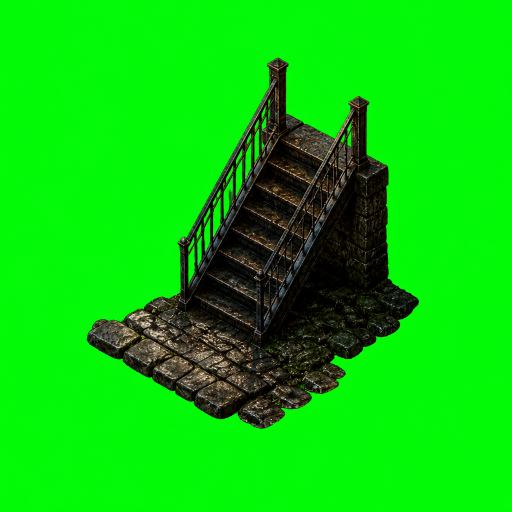
#> input picture ArtSource/Generated/CityDistrict/V2/Riverside/city_iron_stairs_solo_v02.png, 1024 x 1024 px (shown at 1/2 size)
$ python composite_sable_lot_density.py --src ../Generated/CityDistrict/V2/Riverside/city_iron_stairs_solo_v02.png --dest out.png
#> lines starting #> are read from the running program, lines starting #| are printed output that depends on the picture; after the words box and inside, x2 and y2 are one past the last pixel; in counts of white or black regions, pixels touching at a corner belong together
### ArtSource/Processing/install_sable_lot_masters.py
#!/usr/bin/env python3
"""Seat Sable Row lot masters on the BG:EE camera, measuring before installing.

An Infinity Engine area is painted through *one* orthographic camera: elevation
asin(0.75), azimuth 45, both ground axes on screen at +-36.87 degrees, and a
uniform texture scale everywhere on the map. A building is larger than its
neighbour because it has more storeys, not because a fit heuristic landed
differently, and it is registered by where it touches the ground.

So this installer holds three rules:

1. **One scale for the district.** Every master's footprint is scaled to span
   `LOT_FRONTAGE_UNITS` world units. No per-lot fitting against neighbouring
   pixels.
2. **Ground registration.** The master's footprint sits on the lot's
   `groundPoint` from the bake -- the camera-near tip of its diamond -- not on
   a colour-scanned roof eave.
3. **Measure first.** Every master is graded by `qa_plate_projection` and by
   art density before it is seated, and a proof card is written per lot.

The v01 near wall is copied back through on harborVoss only, so the stoop and
Harbor Street kerb cannot move. Other lots take the new street frontage.

    python3 ArtSource/Processing/install_sable_lot_masters.py
    python3 ArtSource/Processing/install_sable_lot_masters.py --no-strict

Camera, density and spill gates are fatal by default. `--no-strict` makes them
advisory (debug only). Off-lock art cannot reach Resources/ again.
"""

from __future__ import annotations

import argparse
import hashlib
import json
import shutil
import sys
import tempfile
from pathlib import Path

import numpy as np
from PIL import Image
from scipy import ndimage

sys.path.insert(0, str(Path(__file__).resolve().parent))
import qa_plate_projection as proj
from fill_sable_lot_roofs import (
    GEN, PROPS, ORIG, OPAQUE, PX, WORLD_H, HALF_W, HALF_H, block_centre,
    HEROES, STRIPS, diamond_fields, split_blobs, rebuild_flatten,
)
from generate_city_grounds_world_scale_v05 import flatten_interior_alpha
from install_sable_unified_blocks import opaque_bbox
from qa_plate_density import FLOOR_PX_PER_UNIT

MASTERS = GEN / "LotMasters"
MANIFEST = MASTERS / "masters.json"
QA_DIR = MASTERS / "QA"

# One district scale, stated in world units of block frontage.
#
# The buildable pad is 2*HALF_W = 1168 units wide. Bake crops are now the
# diamond AABB (plus door overhang), so a pad-filling building fits. Heroes
# share that full-pad frontage; strips still use each crop's worldSize.w
# because the plate clips them.
LOT_FRONTAGE_UNITS = 2.0 * HALF_W  # 1168.0


# [10 lines left out: function frontage_units, not called in this run]

# Grade against the BG:EE target, tighter than qa_plate_projection's shared 4.0
# default but looser than the 2.0 this started at.
#
# 2.0 was set from the five on-lock districts, which land 1.00-1.27. Those are
# *ground* plates: a cobble lattice is a far easier subject to hold on-axis than
# pitched-roof architecture. Six independently generated Sable building masters
# all landed in 34.40-35.07 (worst 2.01-2.47) -- that convergence is a
# systematic generator prior, not variance, so 2.0 refuses the whole set and
# another round would land in the same band.
#
# 2.47 is the worst of the current set, so 2.75 is that band plus margin. What
# it costs: 2.2 deg is ~89 px of drift across a 1525 px lot, about a quarter of
# a body height, and still tighter than the office ships at today (3.85).
CAMERA_TOLERANCE_DEG = 2.75
# Plate-edge strips are clipped by the frame; their seated crops often lack
# enough ±0.75 ground lattice for a reliable tensor read (masters can still
# grade). Waive the camera gate on every edge_* lot; the flatten grade covers
# the district. Tip frontage is kept for the density waiver.
TIP_FRONTAGE_WU = 500.0

# Fraction of a seated building allowed to fall outside its lot diamond.
#
# This is a second, independent read on the camera. A footprint painted on the
# BG:EE camera is a diamond of the pad's own proportions (half-width/half-depth
# = 584/438 = 1.333), so seating its near corner on the pad's near corner fits
# it inside by construction -- spill goes to ~0. A footprint painted flatter
# has a wide, shallow base whose ends hang outside a pad that narrows to a
# point, and spill rises with the error. So ADVISORY is what on-lock art
# achieves, and FATAL is reserved for a genuine placement bug.
#
# Strip lots are the exception: they are clipped by the plate AABB, which is
# the diamond's bounding box. The four AABB corners sit outside the diamond by
# construction, and an edge building that is cut by the frame *must* occupy
# those corners or it reads as a finished standalone when composited. Spill
# against the diamond is therefore expected (~20-50%) and is not a placement
# bug. `seat` uses the crop as the pad for STRIPS.
SPILL_ADVISORY = 0.02
# Finished-block paints fill the diamond AABB; the four AABB corners sit
# outside the diamond, so a pad-filling hero reads ~25-40% spill against
# the pad even when the street wall is right. 0.35 refused those. Doors
# now sit on that wall, so this is no longer a stoop-overhang proxy.
SPILL_FATAL = 0.45

# Minimum real resolution, as mean RGB lost by a half-scale round trip of the
# *trimmed* paint. (Measure the trimmed building, not the canvas -- a big black
# background deflates the score and hides the problem.)
#
# `px/unit` below measures the canvas, so packing a small paint onto a big
# canvas passes it while adding no detail -- the same trap
# `composite_city_ground_density_v04.assert_not_naked_upscale` guards ground
# plates against. All six V5 masters report an identical 2.57 px/unit because
# they were all packed to the same canvas; their real detail ranges 0.64-1.40.
#
# Calibration, all trimmed the same way:
#
#   office suite plate (native, shipped)   2.27
#   harborWest / upperEast / southWest     1.40 / 1.33 / 1.33
#   harborVoss                             1.18
#   flat-shaded geometric jig              1.16   <-- the bar
#   southEast                              0.69
#   upperWest                              0.64
#
# The jig is the bar: a *painted* master that carries less fine detail than the
# graybox it was painted from has had resolution removed, whatever canvas it
# arrives on. 1.10 sits just under the jig so a master need only match it.
DETAIL_FLOOR = 1.10

# ---------------------------------------------------------------------------
# Door registration
# ---------------------------------------------------------------------------
# The runtime pins door-leaf sprites to fixed world points and expects a painted
# doorway underneath each one. Replacing a lot's art moves the painted doorway
# and leaves the leaf standing in the street, and nothing was checking it:
# `qa_city_door_registration.py` models districts as separately-drawn facade
# sprites, but Sable bakes its buildings into lot crops, so that script never
# looks at them. Four leaves shipped floating before this gate existed.
#
# Anchors come from `city_layout.json`, which `CityLayoutDumpTests` writes
# straight out of `CityDistrictCatalog`, so they cannot drift from the runtime.
DOOR_DUMP = GEN.parent / "city_layout.json"
DOOR_PROBE_PX = 18
DOOR_MIN_COVER = 0.50
# Largest share of the probe window allowed to sit within +-6 of one colour.
#
# Alpha coverage alone is satisfiable by drawing a rectangle at the anchor, and
# that is what happened: `stamp_sable_lot_doors.py` made this gate read 7/7 by
# stamping flat slabs over the painted terraces.
#
# An edge-detail probe does NOT separate them -- a stamp's outline against its
# surroundings carries *more* edge energy than painted brick, so the stamps
# measured 7.6-11.2 against clean art at 0.1-10.1. Uniformity does separate
# them, because a procedural fill is one colour and paint never is:
#
#   stamped  87% 85% 85% 87%   (clean stamps)  48% 39%  (stamps over real art)
#   clean     0%  0% 18% 44%   0% 35%
#
# 0.60 sits in that gap. Known limit: a stamp blended into existing paint
# (gatehouse at 48%) still passes, so this catches the obvious case, not every
# case. The real defence is the manifest sha256 -- modifying a master after
# `composite_sable_lot_density.py` changes its digest and forces a conscious
# manifest edit.
DOOR_MAX_FLATNESS = 0.60

# Default clip: the pad. Lots with door leaves out on the pavement widen it via
# `clip_metric`, so a painted stoop survives seating.
PAD_CLIP = 1.02


# One leaf, one lot. Crop AABBs overlap, so a pavement probe on southEast
# used to claim harborVoss's garage and refuse a lot that does not own it.
LOT_DOORS = {
    "harborWest": ("city_door_tenement", "city_door_shop"),
    "harborVoss": (
        "city_door_gatehouse",
        "city_door_voss_stoop",
        "city_door_voss_stoop_garage",
    ),
    "upperWest": ("city_door_storefront",),
    "upperEast": ("city_door_rowhouse",),
}


# [72 lines left out: functions door_anchors, clip_metric, doors_landed, not called in this run]


def detail_score(im: Image.Image) -> float:
    """Real resolution of the paint, independent of the canvas it sits on."""
    rgb = im.convert("RGB")
    if max(rgb.size) > 3000:
        rgb = rgb.resize((rgb.width // 3, rgb.height // 3), Image.Resampling.LANCZOS)
    half = (max(8, rgb.width // 2), max(8, rgb.height // 2))
    back = rgb.resize(half, Image.Resampling.LANCZOS).resize(rgb.size, Image.Resampling.LANCZOS)
    return float(np.abs(
        np.asarray(rgb, np.float32) - np.asarray(back, np.float32)
    ).mean())


def key_background(im: Image.Image, lum_floor: int = 18) -> Image.Image:
    """Clear only the dark field *connected to the border*.

    A global `luma < 16` cut keys out black slate and shadowed brick inside the
    silhouette, which punches holes in the building itself. Night plates are
    mostly dark; only the surround is background.
    """
#> called with lum_floor = 18
    arr = np.array(im.convert("RGBA"))
    dark = arr[:, :, :3].max(axis=2) < lum_floor
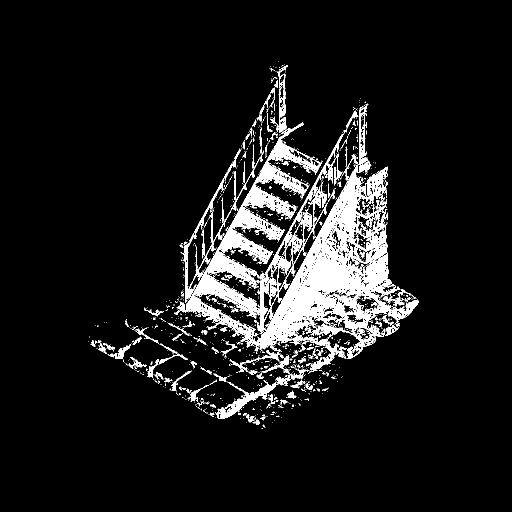
#> dark: shape (1024, 1024) bool (shown at 1/2 size); 8.9% white; 1451 white regions (1300 under 20 px), largest, box (x1, y1, x2, y2) and area: (353, 245, 838, 838) 71015, (361, 297, 528, 600) 3062, (684, 207, 737, 361) 1216
    lab, n = ndimage.label(dark)
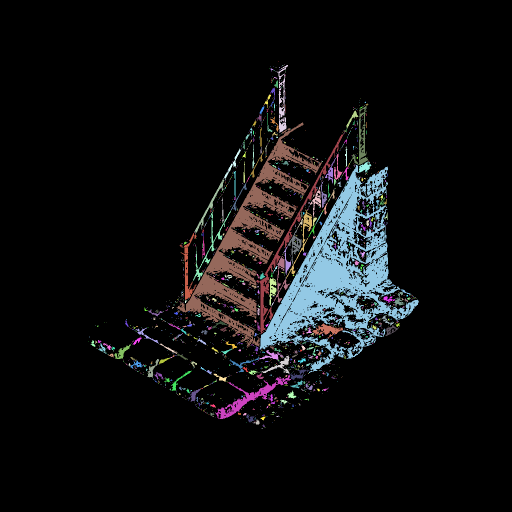
#> lab: shape (1024, 1024) int32 (shown at 1/2 size); 2381 distinct labels, from 0 to 2380; one colour per label, 0 black
#> n = 2380
    if n == 0:
        return Image.fromarray(arr)
    edge = np.concatenate([lab[0, :], lab[-1, :], lab[:, 0], lab[:, -1]])
#> edge = 4096 values from 0 to 0
    ids = np.unique(edge)
#> ids = [0]
    ids = ids[ids != 0]
#> ids = empty array
    if ids.size:
        arr[np.isin(lab, ids), 3] = 0
    return Image.fromarray(arr)


# [363 lines left out: functions load_master, paste_origin, seat, lock_mask, restore_v01, grade_seated and 1 more, not called in this run]


# [2 lines that do not run on import are left out]

### ArtSource/Processing/generate_city_grounds_world_scale_v05.py
#!/usr/bin/env python3
"""Paint Act I city grounds at Infinity Engine outdoor-area scale.

World bounds grow by adding authored street (4096×2304 world units, ~58
adults across). Grounds are painted at plate resolution on the Baldur's
Gate: EE camera — sett / flag / drain joints sit on slopes ±0.75 — not a
Lanczos or procedural overlay of a smaller master.

Does not run `process_city_districts_v02.main()`. Does not touch the office.

    python3 ArtSource/Processing/generate_city_grounds_world_scale_v05.py
    python3 ArtSource/Processing/generate_city_grounds_world_scale_v05.py sable_row
"""

from __future__ import annotations

import argparse
import os
import sys
from pathlib import Path

import numpy as np
from PIL import Image, ImageFilter

sys.path.insert(0, str(Path(__file__).resolve().parent))
import ie_projection as ie
import qa_plate_projection as qa

ROOT = Path(__file__).resolve().parents[2]
GEN = ROOT / "ArtSource" / "Generated" / "CityDistrict" / "V2"
AREAS = ROOT / "RainShadow Shared" / "Resources" / "Art" / "Areas" / "CityDistrict" / "V2"
MAPS = ROOT / "RainShadow Shared" / "Resources" / "Art" / "UI" / "Map"

# Authored play space. 4096/70.3125 ≈ 58.3 adults — mid IE outdoor band.
# Both axes are exact SearchMap multiples (16×12).
WORLD_W = 4096.0
WORLD_H = 3072.0
# 2.00 art px / world unit: the density floor, and the largest 16:9 plate
# that stays inside a common 8192 GPU texture. Actor reference is 2.84;
# a 2.84 plate at this world size would be 11636 px and would not load on
# A11–A13 devices. Stonework is painted here, not upscaled.
PLATE_W = 8192
PLATE_H = 6144
PX_PER_UNIT = PLATE_W / WORLD_W

SLOPE = ie.BGEE.ground_slope  # 0.75
# 0.12 m granite sett and 0.50 m pavement flag at 1.75 m / 70.3125 u.
METRE = 70.3125 / 1.75
SETT_WORLD = 0.12 * METRE
FLAG_WORLD = 0.50 * METRE
SETT_PX = SETT_WORLD * PX_PER_UNIT
FLAG_PX = FLAG_WORLD * PX_PER_UNIT
# Painted V4 masters already carry wet cobble + iso sidewalks. We tile them
# to the new plate (same 2.00 px/unit) instead of drawing a 192-unit black
# diamond overlay — that overlay locked the camera but read as CAD wireframe
# and showed through the mid-alpha building sprites.
V4_ROOT = ROOT / "ArtSource" / "Generated" / "BGEEProjectionCandidates"
JOINT = 0.16
# Soft sett reinforcement only. Civic needs more; the others ride the V4 lock.
AMOUNT = 0.10
AMOUNT_CIVIC = 0.22
COURSE_WORLD = 40.0  # ~1.0 m flag rows
COURSE_PX = COURSE_WORLD * PX_PER_UNIT
COURSE_HALF_PX = 18.0
COURSE_DARK = 0.16
CITY_TOLERANCE_DEG = 1.5
MAP_SIZE = (1847, 1040)
AGENT_RADIUS = 16.0

# Screen-axis streets in world units. Widths 8.0–9.0 m (7–10 m band).
STREETS_X = ((80.0, 400.0), (1880.0, 2240.0), (3680.0, 4016.0))
STREETS_Y = ((80.0, 400.0), (1060.0, 1380.0), (1900.0, 2224.0))

# Building pads. Streets stay open around them.
BLOCKS = {
    "sw": (420.0, 420.0, 1440.0, 620.0),
    "se": (2260.0, 420.0, 1400.0, 620.0),
    "nw": (420.0, 1400.0, 1440.0, 480.0),
    "ne": (2260.0, 1400.0, 1400.0, 480.0),
}

PALETTES = {
    "sable_row": dict(
        road=(46, 50, 56), pavement=(58, 58, 62), water=(18, 24, 30),
        stain=(36, 32, 30), lamp=(210, 150, 70),
    ),
    "wharf_ladder": dict(
        road=(40, 42, 44), pavement=(52, 50, 46), water=(16, 26, 34),
        stain=(48, 40, 30), lamp=(200, 140, 64),
    ),
    "riverside": dict(
        road=(42, 46, 50), pavement=(54, 56, 58), water=(14, 28, 38),
        stain=(30, 36, 40), lamp=(190, 148, 80),
    ),
    "harborpoint_pd": dict(
        road=(44, 44, 46), pavement=(56, 56, 54), water=(16, 22, 28),
        stain=(38, 36, 34), lamp=(186, 154, 88),
    ),
    "lila_street": dict(
        road=(48, 42, 44), pavement=(60, 52, 50), water=(18, 22, 28),
        stain=(42, 30, 30), lamp=(204, 132, 72),
    ),
    "civic_records": dict(
        road=(56, 56, 58), pavement=(72, 70, 68), water=(20, 24, 30),
        stain=(50, 48, 44), lamp=(196, 168, 110),
    ),
}

FOLDERS = {
    "sable_row": "SableRow",
    "wharf_ladder": "WharfLadder",
    "riverside": "Riverside",
    "harborpoint_pd": "HarborpointPD",
    "lila_street": "LilaStreet",
    "civic_records": "CivicRecords",
}


def _blur(arr: np.ndarray, radius: float) -> np.ndarray:
    im = Image.fromarray(np.clip(arr, 0, 255).astype(np.uint8), "L")
    return np.asarray(im.filter(ImageFilter.GaussianBlur(radius=radius)), dtype=np.float32)


# [258 lines left out: functions axis_uv, cell_field, stone_detail, drain_channels, iso_courses, load_v4 and 11 more, not called in this run]


PROPS = ROOT / "RainShadow Shared" / "Resources" / "Art" / "Props" / "CityDistrict" / "V2"


def flatten_interior_alpha(im: Image.Image, *, floor: int = 36) -> Image.Image:
    """Push painted pixels to opaque; keep only the sub-floor AA fringe.

    Several shipped facades store the brick face itself at ~130 alpha, so an
    erode-from-opaque-core cannot find an interior. Against a contrasting
    ground that reads as a glass building.
    """
#> called with floor = 24
    rgba = np.array(im.convert("RGBA"))
    alpha = rgba[:, :, 3]
#> alpha: shape (1024, 1024); every value is 255
    rgba[:, :, 3] = np.where(alpha > floor, 255, alpha)
    return Image.fromarray(rgba, "RGBA")


# [120 lines left out: functions flatten_city_sprites, hardlink_or_copy, install_one, report_nav, main, not called in this run]


# [2 lines that do not run on import are left out]

### ArtSource/Processing/pack_sable_lot_masters.py
#!/usr/bin/env python3
"""Seat a native-resolution lot painting onto the 2560 install canvas.

Never scale up. Packing a ~1024 paint to 1600 px with Lanczos made
`px/unit` report 2.57 while `detail_score` showed 0.64 — the canvas grew,
the art did not. If the generator returns less than TARGET_WIDTH px of
painted building, refuse and ask again.

    python3 ArtSource/Processing/pack_sable_lot_masters.py \
        --src Attempts/upperEast_a2.png --dest LotMasters/upperEast_master.png
"""

from __future__ import annotations

import argparse
import sys
from pathlib import Path

import numpy as np
from PIL import Image, ImageFilter
from scipy import ndimage

sys.path.insert(0, str(Path(__file__).resolve().parent))
from composite_city_ground_density_v04 import axis_uv, stone_detail
from install_sable_lot_masters import key_background
from generate_city_grounds_world_scale_v05 import flatten_interior_alpha
from install_sable_unified_blocks import opaque_bbox

ROOT = Path(__file__).resolve().parents[2]
CANVAS = 3200
# Derived floor: 1168 wu of full-pad frontage × 2.00 px/unit = 2336 px.
# Heroes seat at the full diamond; density compositing stamps to this width.
# Below this the generator has to be asked again or density-composited;
# Lanczos alone is not a substitute.
TARGET_WIDTH = 2336
GOLD_MAX_B = 140


def strip_gold(im: Image.Image) -> Image.Image:
    """Replace leftover seed-outline gold with a local brick/slate fill."""
    arr = np.array(im.convert("RGBA"))
    rgb = arr[:, :, :3].astype(np.int16)
    gold = (
        (rgb[:, :, 0] > 170)
        & (rgb[:, :, 1] > 120)
        & (rgb[:, :, 2] < GOLD_MAX_B)
        & (rgb[:, :, 0] > rgb[:, :, 2] + 40)
    )
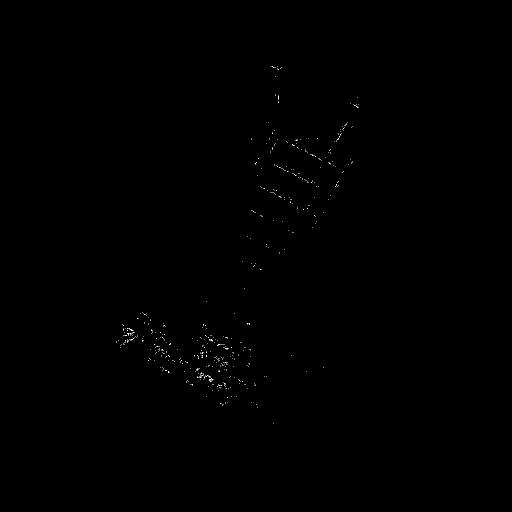
#> gold: shape (1024, 1024) bool (shown at 1/2 size); 0.08% white in thin lines or dots, all inside (x1, y1, x2, y2) = (233, 132, 717, 847)
    if not gold.any():
        return im
    dil = ndimage.binary_dilation(gold, iterations=1)
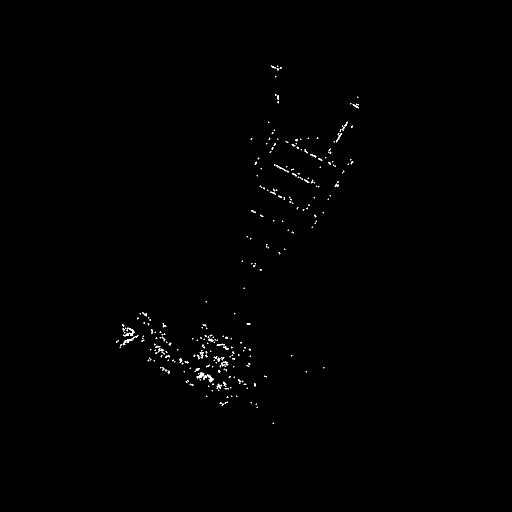
#> dil: shape (1024, 1024) bool (shown at 1/2 size); 0.33% white in thin lines or dots, all inside (x1, y1, x2, y2) = (232, 131, 718, 848)
    fill = arr.copy()
    for c in range(3):
        ch = arr[:, :, c].astype(np.float32)
        valid = ~dil
        # Neighbour mean via blur of non-gold.
        masked = np.where(valid, ch, 0.0)
        weight = valid.astype(np.float32)
        k = ImageFilter.GaussianBlur(radius=2.5)
        num = np.asarray(Image.fromarray(masked.astype(np.uint8)).filter(k), dtype=np.float32)
        den = np.asarray(Image.fromarray((weight * 255).astype(np.uint8)).filter(k), dtype=np.float32)
        den = np.maximum(den / 255.0, 1e-3)
        fill[:, :, c] = np.clip(num / den, 0, 255)
#> this loop made 3 passes
#> pass 1, in strip_gold, `ch = arr[:, :, c].astype(np.float32)`:
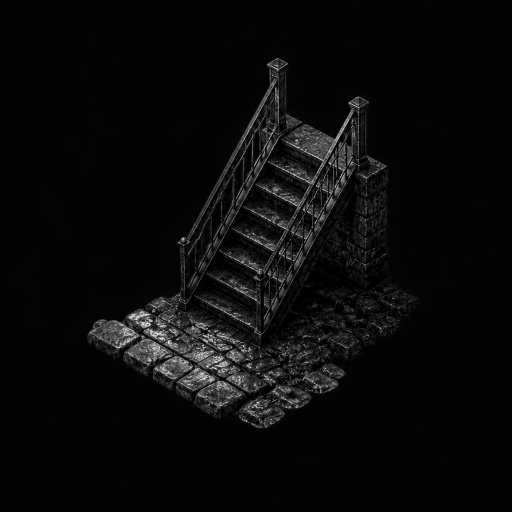
#> ch: shape (1024, 1024) float32 (shown at 1/2 size); min 0, max 255, mean 10.6
#> pass 1, in strip_gold, `valid = ~dil`:
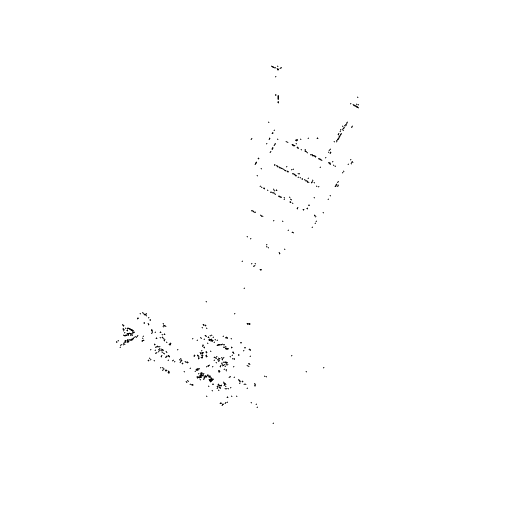
#> valid: shape (1024, 1024) bool (shown at 1/2 size); 99.7% white; black in thin lines or dots, all inside (x1, y1, x2, y2) = (232, 131, 718, 848)
#> after the loop:
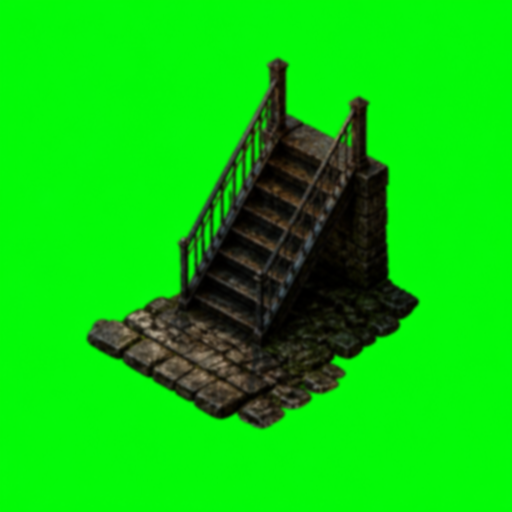
#> fill: shape (1024, 1024, 4) (shown at 1/2 size); mean R, G, B, A 10.3, 202, 11, 255
    arr[dil] = fill[dil]
#> arr: shape (1024, 1024, 4); mean R, G, B, A 10.4, 202, 11, 255
    return Image.fromarray(arr)


# [91 lines left out: functions redeck_roof, pack, main, not called in this run]


# [2 lines that do not run on import are left out]

### ArtSource/Processing/install_sable_unified_blocks.py
#!/usr/bin/env python3
"""Seat painted one-volume blocks on the v01 street walls.

Imagine produced whole city blocks. This scales each block to the original
near facade, sits its foot on that facade's foot, then copies the v01 near
wall through so Voss's stoop and the Harbor Street kerb cannot move.

    python3 ArtSource/Processing/install_sable_unified_blocks.py
"""

from __future__ import annotations

import json
import sys
from pathlib import Path

import numpy as np
from PIL import Image
from scipy import ndimage

sys.path.insert(0, str(Path(__file__).resolve().parent))
from fill_sable_lot_roofs import (
    GEN, PROPS, ORIG, OPAQUE, PX, WORLD_H, HALF_W, HALF_H,
    diamond_fields, split_blobs, write_png, rebuild_flatten,
)

SESSION = Path(
    "/Users/laurensvanoorschot/.grok/sessions/"
    "%2FUsers%2Flaurensvanoorschot%2FRainShadow/"
    "01a00a59-62cb-7180-b70f-62227c6a37e1/images"
)
BLOCKS = {
    "harborVoss": SESSION / "24.jpg",
    "harborWest": SESSION / "26.jpg",
    "upperWest": SESSION / "28.jpg",
    "upperEast": SESSION / "23.jpg",
    "southWest": SESSION / "25.jpg",
    "southEast": SESSION / "27.jpg",
}


def opaque_bbox(mask: np.ndarray) -> tuple[int, int, int, int]:
    ys, xs = np.where(mask)
#> mask: shape (1024, 1024) bool; every value is 1
#> (the rest of the program and of its run is left out)
